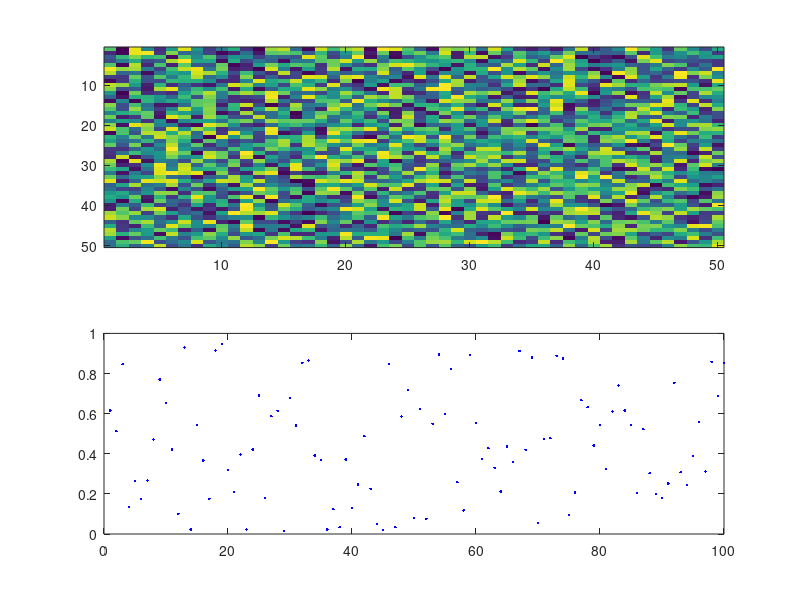

Source code (MATLAB):
clear all;
hf = figure(1);
ax1 = subplot(2,1,1);
ax2 = subplot(2,1,2);

figure(2);
%%
plot(ax1, 1:100, rand(1,100),'rx');
plot(ax2, 1:100, rand(1,100), 'b.');

axes(ax1);
imagesc(rand(50,50))
